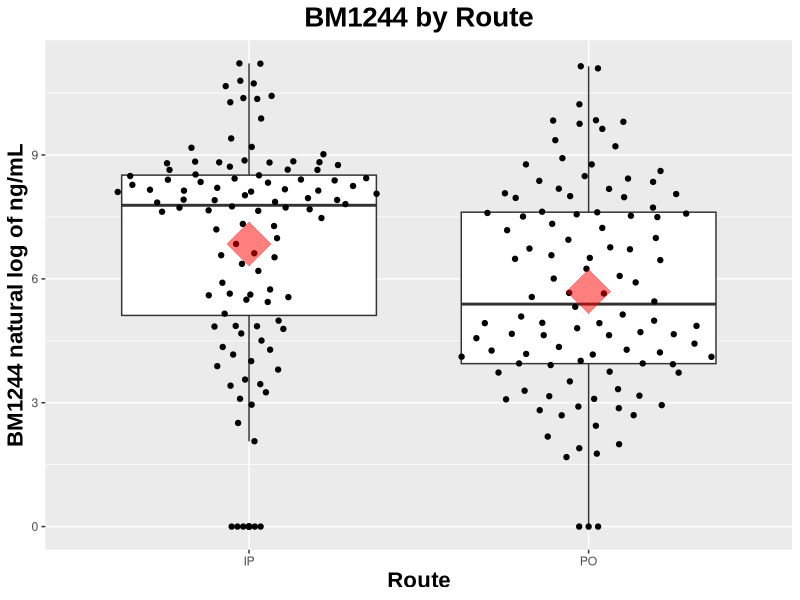
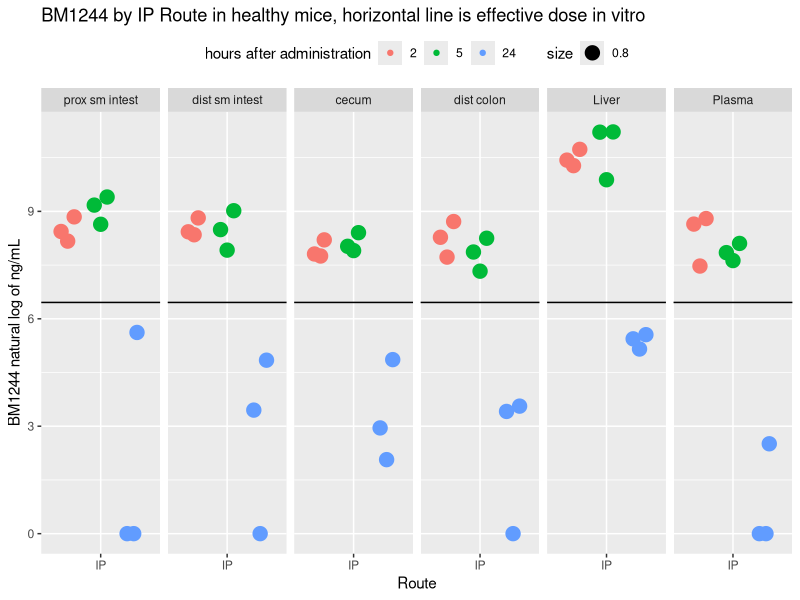
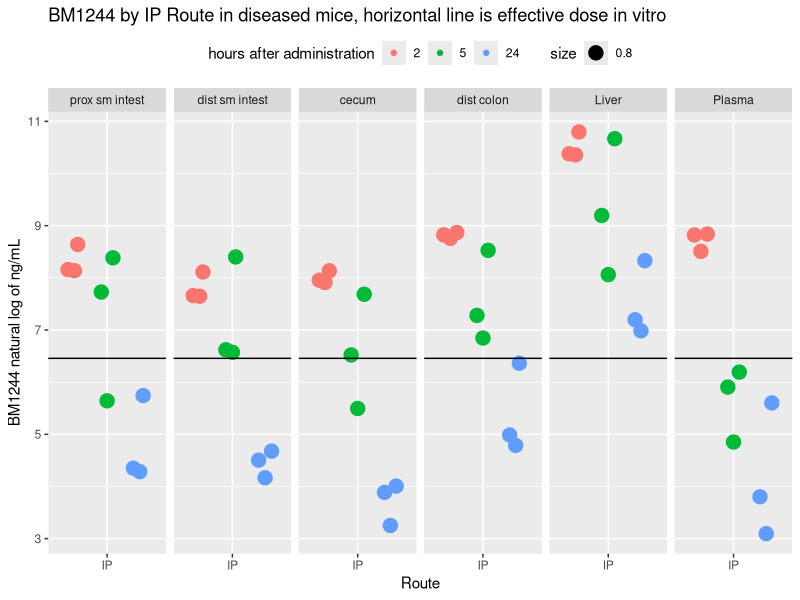
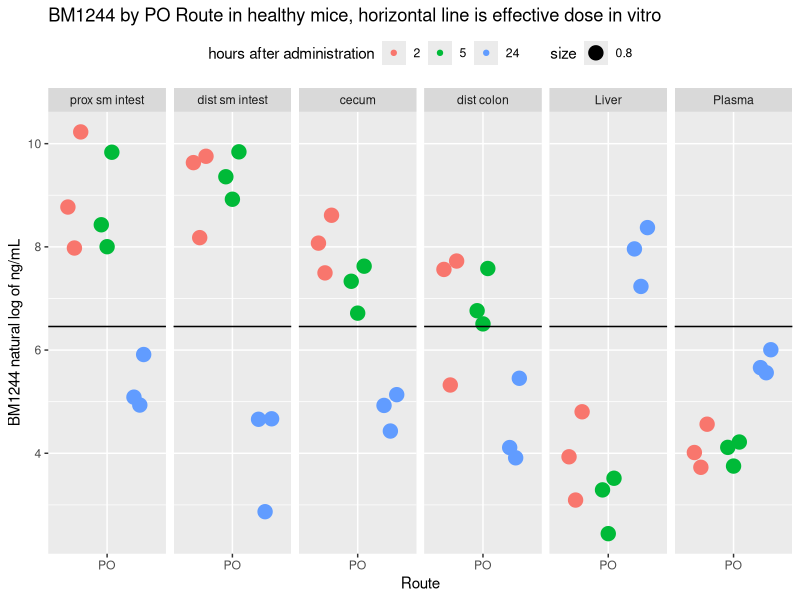
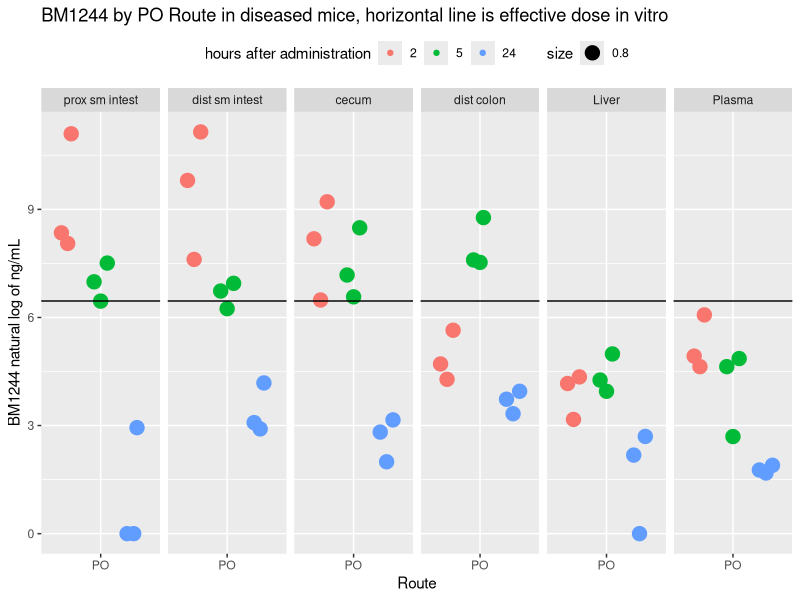
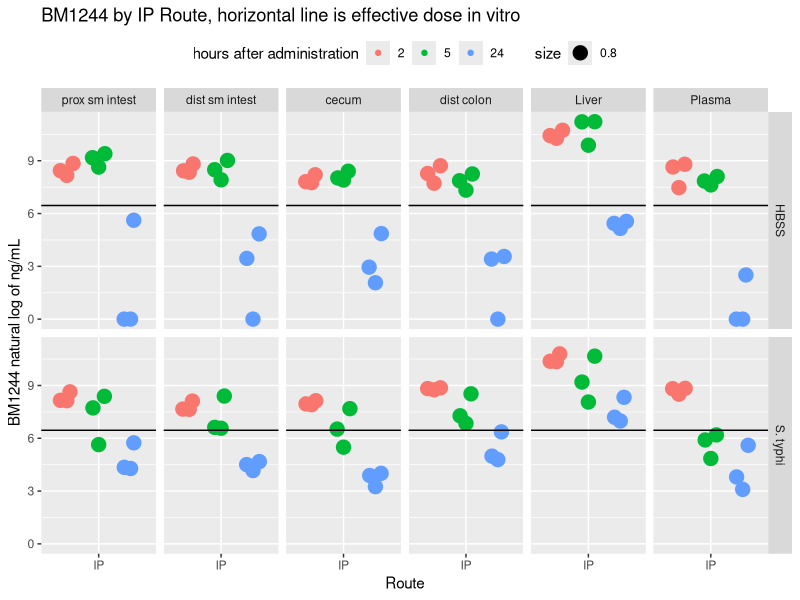
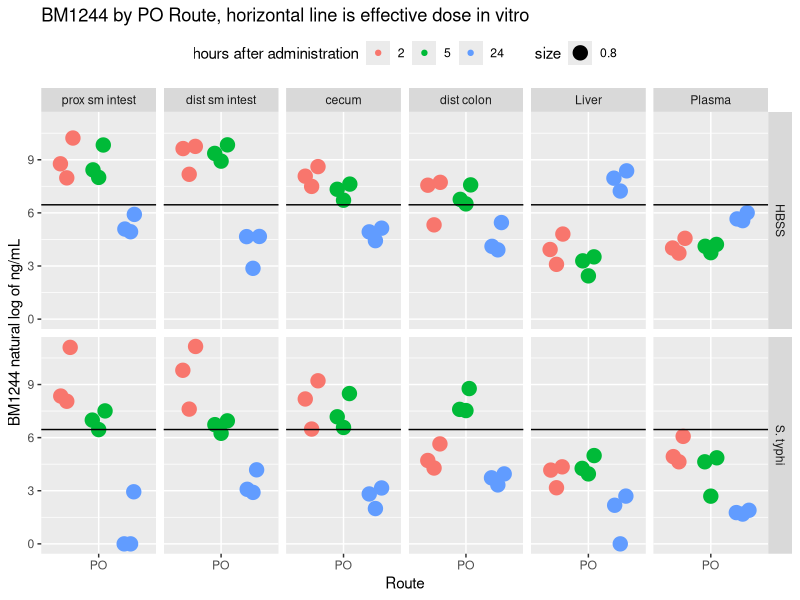
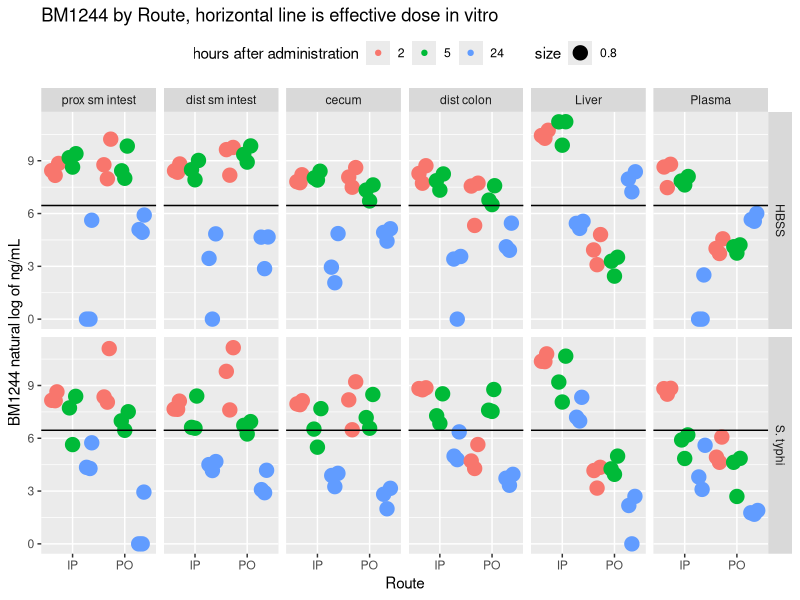

These charts were generated, in order, by the following R code:
library(tidyverse)
library(magrittr)
library(readxl)
library(ggplot2)
library(ggbeeswarm)

#read in data
df <- read_excel("BM1244_mouse_tissue_tidydata.xlsx", skip=2, sheet=7)

#clean up data types and names
df$Rx <- as.factor(df$Rx)
df$Route <- as.factor(df$Route)
df$`Timepoint (hr)` <- as.factor(df$`Timepoint (hr)`)
df$Organ <- as.factor(df$Organ)
names(df) <- c("organ", "rx", "route", "hr", "conc")
df<-  slice(df, 1:216)
df$logconc<- log(df$conc)
df$logconc[df$logconc == -Inf]<-0
#reorder levels of organ
df$organ <- factor(df$organ, levels(df$organ)[c(6,3,1,2,4,5)])


#exploratory data analysis
# how does IP compare to PO?
ggplot(data= df, aes(x=route, y=logconc)) +
  geom_boxplot() + geom_quasirandom(varwidth = T, cex=1.5) +   ggtitle("BM1244 by Route") +
  labs(x="Route") + labs(y="BM1244 natural log of ng/mL") +
  theme(plot.title = element_text(family = "Arial", color = "black", face="bold", size=20, hjust=0.5)) +
  theme(axis.title = element_text(family = "Arial", color = "black", face="bold", size=16)) +
  stat_summary(fun.y=mean, geom="point", shape=18, size=15, color="red", alpha= 0.5)

#what is effect by organ, IP only in healthy mice?
# how does IP ?
df %>% 
  filter(route=="IP") %>% 
  filter(rx=="HBSS") %>% 
  ggplot(aes(x=route, y=logconc, color=hr, size=0.8)) + facet_grid(. ~ organ) +
  geom_quasirandom(dodge.width = 1) +   ggtitle("BM1244 by IP Route in healthy mice, horizontal line is effective dose in vitro") +
  labs(x="Route") + labs(y="BM1244 natural log of ng/mL") + guides(color=guide_legend(title="hours after administration")) +
  geom_hline(yintercept = log(637)) +theme(legend.position = "top")

#what is effect by organ, IP only in diseased mice?
# how does IP ?
df %>% 
  filter(route=="IP") %>% 
  filter(rx=="S. typhi") %>% 
  ggplot(aes(x=route, y=logconc, color=hr, size=0.8)) + facet_grid(. ~ organ) +
  geom_quasirandom(dodge.width = 1) +   ggtitle("BM1244 by IP Route in diseased mice, horizontal line is effective dose in vitro") +
  labs(x="Route") + labs(y="BM1244 natural log of ng/mL") + guides(color=guide_legend(title="hours after administration")) +
  geom_hline(yintercept = log(637)) +theme(legend.position = "top")

#what is effect by organ, PO only in healthy mice?
# how does IP ?
df %>% 
  filter(route=="PO") %>% 
  filter(rx=="HBSS") %>% 
  ggplot(aes(x=route, y=logconc, color=hr, size=0.8)) + facet_grid(. ~ organ) +
  geom_quasirandom(dodge.width = 1) +   ggtitle("BM1244 by PO Route in healthy mice, horizontal line is effective dose in vitro") +
  labs(x="Route") + labs(y="BM1244 natural log of ng/mL") + guides(color=guide_legend(title="hours after administration")) +
  geom_hline(yintercept = log(637)) +theme(legend.position = "top")

#what is effect by organ, PO only in diseased mice?
# how does IP ?
df %>% 
  filter(route=="PO") %>% 
  filter(rx=="S. typhi") %>% 
  ggplot(aes(x=route, y=logconc, color=hr, size=0.8)) + facet_grid(. ~ organ) +
  geom_quasirandom(dodge.width = 1) +   ggtitle("BM1244 by PO Route in diseased mice, horizontal line is effective dose in vitro") +
  labs(x="Route") + labs(y="BM1244 natural log of ng/mL") + guides(color=guide_legend(title="hours after administration")) +
  geom_hline(yintercept = log(637)) +theme(legend.position = "top")


#what is effect by organ, IP only?
# how does IP ?
df %>% 
  filter(route=="IP") %>% 
ggplot(aes(x=route, y=logconc, color=hr, size=0.8)) + facet_grid(rx ~ organ) +
  geom_quasirandom(dodge.width = 1) +   ggtitle("BM1244 by IP Route, horizontal line is effective dose in vitro") +
  labs(x="Route") + labs(y="BM1244 natural log of ng/mL") + guides(color=guide_legend(title="hours after administration")) +
  geom_hline(yintercept = log(637)) +theme(legend.position = "top")

#what is effect by organ, PO only?
# how does PO ?
df %>% 
  filter(route=="PO") %>% 
  ggplot(aes(x=route, y=logconc, color=hr, size=0.8)) + facet_grid(rx ~ organ) +
  geom_quasirandom(dodge.width = 1) +   ggtitle("BM1244 by PO Route, horizontal line is effective dose in vitro") +
  labs(x="Route") + labs(y="BM1244 natural log of ng/mL") + guides(color=guide_legend(title="hours after administration")) +
  geom_hline(yintercept = log(637)) +theme(legend.position = "top")


#what is effect by organ, IP vs. PO?
# how does IP compare to PO?
ggplot(data= df, aes(x=route, y=logconc, color=hr, size=0.8)) + facet_grid(rx ~ organ) +
   geom_quasirandom(dodge.width = 1) +   ggtitle("BM1244 by Route, horizontal line is effective dose in vitro") +
  labs(x="Route") + labs(y="BM1244 natural log of ng/mL") + guides(color=guide_legend(title="hours after administration")) +
  geom_hline(yintercept = log(637)) +theme(legend.position = "top")

